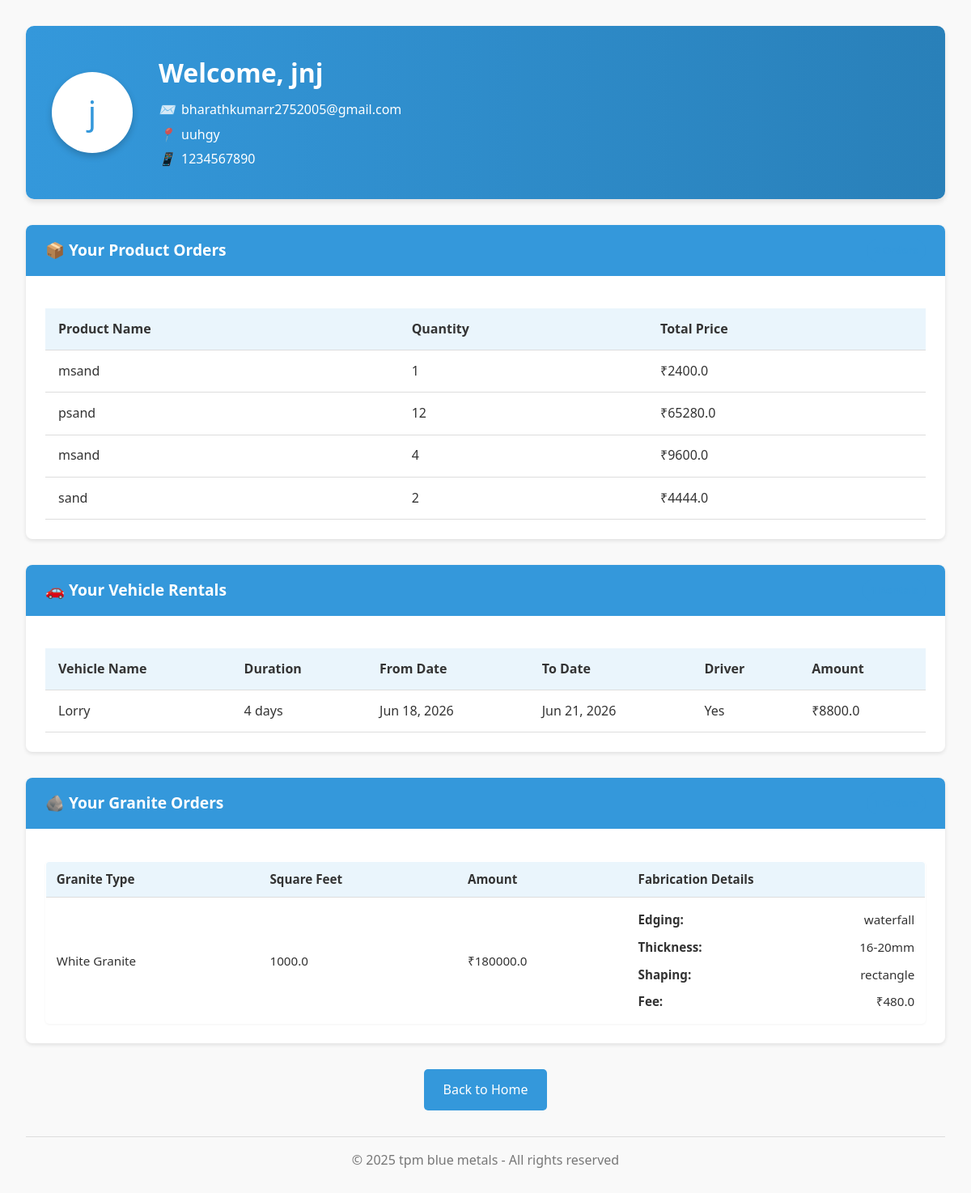
The app's page /profile (signed in) with its own data.
### models.py (models this page shows, shortened)
class User(db.Model):
    id = db.Column(db.Integer, primary_key=True)
    name = db.Column(db.String(100), nullable=False)
    email = db.Column(db.String(100), unique=True, nullable=False)
    address = db.Column(db.String(200), nullable=False)
    phone = db.Column(db.String(15), nullable=False)
    password = db.Column(db.String(200), nullable=False)

class ProductBooked(db.Model):
    id = db.Column(db.Integer, primary_key=True)
    booking_id = db.Column(db.Integer, db.ForeignKey('booking.id'), nullable=False)  # Foreign key to Booking
    product_id = db.Column(db.Integer, db.ForeignKey('product.id', ondelete="CASCADE"), nullable=False)  # Foreign key to Product
    quantity = db.Column(db.Integer, nullable=False)  # Quantity of the product booked
    booking = db.relationship('Booking', back_populates='products_booked')
    product = db.relationship('Product', backref=db.backref('products_booked', cascade="all, delete-orphan"))

class Product(db.Model):
    id = db.Column(db.Integer, primary_key=True)
    name = db.Column(db.String(100), nullable=False)
    unit = db.Column(db.String(50), nullable=False)
    price_per_unit = db.Column(db.Float, nullable=False)

class VehicleRentalOrder(db.Model):
    id = db.Column(db.Integer, primary_key=True)
    rental_id = db.Column(db.Integer, db.ForeignKey('vehicle_rental.id'), nullable=False)
    customer_id = db.Column(db.Integer, db.ForeignKey('user.id'), nullable=False)
    rental_duration = db.Column(db.String(50), nullable=False)
    driver_required = db.Column(db.Boolean, nullable=False)
    amount = db.Column(db.Float, nullable=False)
    from_date = db.Column(db.Date, nullable=False)  # New field
    to_date = db.Column(db.Date, nullable=False)    # New field
    order_date = db.Column(db.DateTime, default=db.func.current_timestamp())
    rental = db.relationship('VehicleRental', backref='rental_orders')
    customer = db.relationship('User', backref='vehicle_rental_orders')

class VehicleRental(db.Model):
    id = db.Column(db.Integer, primary_key=True)
    name = db.Column(db.String(100), nullable=False)
    hourly_rate = db.Column(db.Float, nullable=False)
    daily_rate = db.Column(db.Float, nullable=False)

class GraniteOrder(db.Model):
    id = db.Column(db.Integer, primary_key=True)
    customer_id = db.Column(db.Integer, db.ForeignKey('user.id'), nullable=False)  # Foreign key to User
    order_date = db.Column(db.DateTime, default=datetime.utcnow)  # Order date
    total_amount = db.Column(db.Float, nullable=False)  # Total amount for the order
    customer = db.relationship('User', backref='granite_orders')

class GraniteOrderItem(db.Model):
    id = db.Column(db.Integer, primary_key=True)
    order_id = db.Column(db.Integer, db.ForeignKey('granite_order.id'), nullable=False)  # Foreign key to GraniteOrder
    granite_id = db.Column(db.Integer, db.ForeignKey('granite.id'), nullable=False)  # Foreign key to Granite
    square_feet = db.Column(db.Float, nullable=False)  # Square feet of granite ordered
    amount = db.Column(db.Float, nullable=False)  # Amount for this item
    order = db.relationship('GraniteOrder', backref='order_items')
    granite = db.relationship('Granite', backref='order_items')
    fabrication = db.relationship('Fabrication', back_populates='order_item', uselist=False)

class Granite(db.Model):
    id = db.Column(db.Integer, primary_key=True)
    name = db.Column(db.String(50), nullable=False)
    price_per_sqft = db.Column(db.Float, nullable=False)
    image_url = db.Column(db.String(200), nullable=True)  # New column for image URL

class Fabrication(db.Model):
    id = db.Column(db.Integer, primary_key=True)
    order_item_id = db.Column(db.Integer, db.ForeignKey('granite_order_item.id'), nullable=False)
    edging = db.Column(db.String(50), nullable=False)
    thickness = db.Column(db.String(50), nullable=False)
    shaping = db.Column(db.String(50), nullable=False)
    fabrication_fee = db.Column(db.Float, nullable=False)
    order_item = db.relationship('GraniteOrderItem', back_populates='fabrication')

### app.py (the view)
@app.route('/profile')
def profile():
    if 'user_id' not in session:
        flash('You need to log in to view your profile.', 'error')
        return redirect(url_for('login'))
    if session.get('is_admin'):  # Check if the logged-in user is an admin
        return render_template('admin_profile.html')  # Render admin-specific profile page
    user_id = session['user_id']
    user = User.query.get(user_id)  # Fetch the logged-in customer's details
    product_orders = Booking.query.filter_by(customer_id=user_id).all()  # Fetch the customer's product orders
    vehicle_rentals = VehicleRentalOrder.query.filter_by(customer_id=user_id).all()  # Fetch the customer's vehicle rental orders
    granite_orders = GraniteOrder.query.filter_by(customer_id=user_id).all()  # Fetch the customer's granite orders
    return render_template(
        'profile.html',
        user=user,
        product_orders=product_orders,
        vehicle_rentals=vehicle_rentals,
        granite_orders=granite_orders
    )

### app.py (called while the page is built)
@app.before_request
def populate_vehicle_rental():
    if not VehicleRental.query.first():  # Check if the table is empty
        sample_vehicles = [
            VehicleRental(name="Tractor", hourly_rate=160, daily_rate=1500),
            VehicleRental(name="Lorry", hourly_rate=200, daily_rate=2100),
            VehicleRental(name="JCB", hourly_rate=270, daily_rate=4000),
            VehicleRental(name="Hitach", hourly_rate=250, daily_rate=3550),
            VehicleRental(name="Tipper", hourly_rate=250, daily_rate=2400),
            VehicleRental(name="Crane", hourly_rate=300, daily_rate=3700),
        ]
        db.session.bulk_save_objects(sample_vehicles)
        db.session.commit()

@app.before_request
def populate_granite():
    if not Granite.query.first():  # Check if the table is empty
        granite_types = [
            Granite(name="Black Granite", price_per_sqft=140, image_url="/static/pics/black.jpg"),
            Granite(name="White Granite", price_per_sqft=180, image_url="/static/pics/white.jpg"),
            Granite(name="Red Granite", price_per_sqft=200, image_url="/static/pics/red.jpg"),
            Granite(name="Grey Granite", price_per_sqft=170, image_url="/static/pics/grey.jpg"),
            Granite(name="Brown Granite", price_per_sqft=180, image_url="/static/pics/brown.jpg"),
            Granite(name="Gold Granite", price_per_sqft=210, image_url="/static/pics/gold.jpg"),
        ]
        db.session.bulk_save_objects(granite_types)
        db.session.commit()

### templates/profile.html (shortened to what this page needs)
<!DOCTYPE html>
<html lang="en">
<head>
</head>
<body>
    <div class="container">
        <div class="header">
            <div class="user-info">
                <div class="user-avatar">
                    {{ user.name[0] }}
                </div>
                <div class="user-details">
                    <h1>Welcome, {{ user.name }}</h1>
                    <p><i>✉️</i> {{ user.email }}</p>
                    <p><i>📍</i> {{ user.address }}</p>
                    <p><i>📱</i> {{ user.phone }}</p>
                </div>
            </div>
        </div>
        <div class="card">
            <div class="card-header">
                <span>📦 Your Product Orders</span>
                <span class="badge badge-primary">{{ product_orders|length if product_orders else 0 }} Orders</span>
            </div>
            <div class="card-body">
                {% if product_orders %}
                <div class="responsive-table">
                    <table>
                        <thead>
                            <tr>
                                <th>Product Name</th>
                                <th>Quantity</th>
                                <th>Total Price</th>
                            </tr>
                        </thead>
                        <tbody>
                            {% for booking in product_orders %}
                                {% for product in booking.products_booked %}
                                <tr>
                                    <td>{{ product.product.name }}</td>
                                    <td>{{ product.quantity }}</td>
                                    <td>₹{{ product.quantity * product.product.price_per_unit }}</td>
                                </tr>
                                {% endfor %}
                            {% endfor %}
                        </tbody>
                    </table>
                </div>
                {% else %}
                <div class="empty-state">
                    <p>You have no product orders yet.</p>
                </div>
                {% endif %}
            </div>
        </div>
        <div class="card">
            <div class="card-header">
                <span>🚗 Your Vehicle Rentals</span>
                <span class="badge badge-primary">{{ vehicle_rentals|length if vehicle_rentals else 0 }} Rentals</span>
            </div>
            <div class="card-body">
                {% if vehicle_rentals %}
                <div class="responsive-table">
                    <table>
                        <thead>
                            <tr>
                                <th>Vehicle Name</th>
                                <th>Duration</th>
                                <th>From Date</th>
                                <th>To Date</th>
                                <th>Driver</th>
                                <th>Amount</th>
                            </tr>
                        </thead>
                        <tbody>
                            {% for rental in vehicle_rentals %}
                            <tr>
                                <td>{{ rental.rental.name }}</td>
                                <td>{{ rental.rental_duration }}</td>
                                <td>{{ rental.from_date.strftime('%b %d, %Y') }}</td>
                                <td>{{ rental.to_date.strftime('%b %d, %Y') }}</td>
                                <td>{{ 'Yes' if rental.driver_required else 'No' }}</td>
                                <td>₹{{ rental.amount }}</td>
                            </tr>
                            {% endfor %}
                        </tbody>
                    </table>
                </div>
                {% else %}
                <div class="empty-state">
                    <p>You have no vehicle rentals yet.</p>
                </div>
                {% endif %}
            </div>
        </div>
        <div class="card">
            <div class="card-header">
                <span>🪨 Your Granite Orders</span>
                <span class="badge badge-primary">{{ granite_orders|length if granite_orders else 0 }} Orders</span>
            </div>
            <div class="card-body">
                {% if granite_orders %}
                <div class="responsive-table">
                    {% for order in granite_orders %}
                    <table class="inner-table">
                        <thead>
                            <tr>
                                <th>Granite Type</th>
                                <th>Square Feet</th>
                                <th>Amount</th>
                                <th>Fabrication Details</th>
                            </tr>
                        </thead>
                        <tbody>
                            {% for item in order.order_items %}
                            <tr>
                                <td>{{ item.granite.name }}</td>
                                <td>{{ item.square_feet }}</td>
                                <td>₹{{ item.amount }}</td>
                                <td>
                                    {% if item.fabrication %}
                                    <ul class="fabrication-details">
                                        <li><strong>Edging:</strong> {{ item.fabrication.edging }}</li>
                                        <li><strong>Thickness:</strong> {{ item.fabrication.thickness }}</li>
                                        <li><strong>Shaping:</strong> {{ item.fabrication.shaping }}</li>
                                        <li><strong>Fee:</strong> ₹{{ item.fabrication.fabrication_fee }}</li>
                                    </ul>
                                    {% else %}
                                    <span style="color: #777; font-style: italic;">No Fabrication Added</span>
                                    {% endif %}
                                </td>
                            </tr>
                            {% endfor %}
                        </tbody>
                    </table>
                    {% endfor %}
                </div>
                {% else %}
                <div class="empty-state">
                    <p>You have no granite orders yet.</p>
                </div>
                {% endif %}
            </div>
        </div>
        <div style="text-align: center; margin-top: 2rem;">
            <a href="{{ url_for('home') }}" class="btn">Back to Home</a>
        </div>
        <div class="footer">
            <p>&copy; 2025 tpm blue metals  - All rights reserved</p>
        </div>
    </div>
</body>
</html>

### templates/profile.html (style rules this page uses)
:root { --primary-color: #3498db; --primary-dark: #2980b9; --secondary-color: #f39c12; --text-color: #333; --bg-color: #f9f9f9; --card-bg: #fff; --border-color: #ddd; --success-color: #27ae60; }
* { margin: 0; padding: 0; box-sizing: border-box; font-family: 'Segoe UI', Tahoma, Geneva, Verdana, sans-serif; }
body { background-color: var(--bg-color); color: var(--text-color); line-height: 1.6; }
.container { max-width: 1200px; margin: 0 auto; padding: 2rem; }
.header { background: linear-gradient(to right, var(--primary-color), var(--primary-dark)); padding: 2rem; border-radius: 10px; margin-bottom: 2rem; color: white; box-shadow: 0 4px 6px rgba(0, 0, 0, 0.1); }
.user-info { display: flex; align-items: center; gap: 2rem; }
.user-avatar { width: 100px; height: 100px; background-color: white; border-radius: 50%; display: flex; align-items: center; justify-content: center; font-size: 2.5rem; color: var(--primary-color); box-shadow: 0 4px 8px rgba(0, 0, 0, 0.2); }
.user-details h1 { font-size: 2rem; margin-bottom: 0.5rem; }
.user-details p { margin-bottom: 0.3rem; display: flex; align-items: center; gap: 0.5rem; }
.user-details i { width: 20px; color: rgba(255, 255, 255, 0.8); }
.card { background-color: var(--card-bg); border-radius: 8px; margin-bottom: 2rem; overflow: hidden; box-shadow: 0 2px 5px rgba(0, 0, 0, 0.1); }
.card-header { background-color: var(--primary-color); color: white; padding: 1rem 1.5rem; font-size: 1.2rem; font-weight: 600; display: flex; justify-content: space-between; align-items: center; }
.card-header span { display: flex; align-items: center; gap: 0.5rem; }
.card-body { padding: 1.5rem; }
table { width: 100%; border-collapse: collapse; margin-top: 1rem; }
th, td { padding: 0.8rem 1rem; text-align: left; border-bottom: 1px solid var(--border-color); }
th { background-color: rgba(52, 152, 219, 0.1); font-weight: 600; }
.inner-table { border: 1px solid var(--border-color); border-radius: 5px; overflow: hidden; margin-bottom: 0; box-shadow: 0 1px 3px rgba(0, 0, 0, 0.05); }
.inner-table th, .inner-table td { padding: 0.6rem 0.8rem; font-size: 0.95rem; }
.fabrication-details { padding: 0; list-style: none; }
.fabrication-details li { padding: 0.3rem 0; display: flex; justify-content: space-between; }
.btn { display: inline-block; background-color: var(--primary-color); color: white; padding: 0.8rem 1.5rem; border-radius: 5px; text-decoration: none; font-weight: 500; transition: all 0.3s ease; border: none; cursor: pointer; text-align: center; }
.badge { display: inline-block; padding: 0.2rem 0.6rem; border-radius: 20px; font-size: 0.8rem; font-weight: 600; }
.badge-primary { background-color: rgba(52, 152, 219, 0.2); color: var(--primary-color); }
.footer { text-align: center; margin-top: 2rem; padding-top: 1rem; border-top: 1px solid var(--border-color); color: #777; }

### records on screen
User: name "j", name "jnj", email "bharathkumarr2752005@gmail.com", address "uuhgy", phone "1234567890"
ProductBooked: product.name "msand", quantity "1", product.quantity*product.product.price_per_unit "2400.0"
ProductBooked: product.name "psand", quantity "12", product.quantity*product.product.price_per_unit "65280.0"
ProductBooked: product.name "msand", quantity "4", product.quantity*product.product.price_per_unit "9600.0"
ProductBooked: product.name "sand", quantity "2", product.quantity*product.product.price_per_unit "4444.0"
VehicleRentalOrder: rental.name "Lorry", rental_duration "4 days", from_date "Jun 18, 2026", to_date "Jun 21, 2026", driver_required "Yes", amount "8800.0"
GraniteOrderItem: granite.name "White Granite", square_feet "1000.0", amount "180000.0", fabrication.edging "waterfall", fabrication.thickness "16-20mm", fabrication.shaping "rectangle", fabrication.fabrication_fee "480.0"
